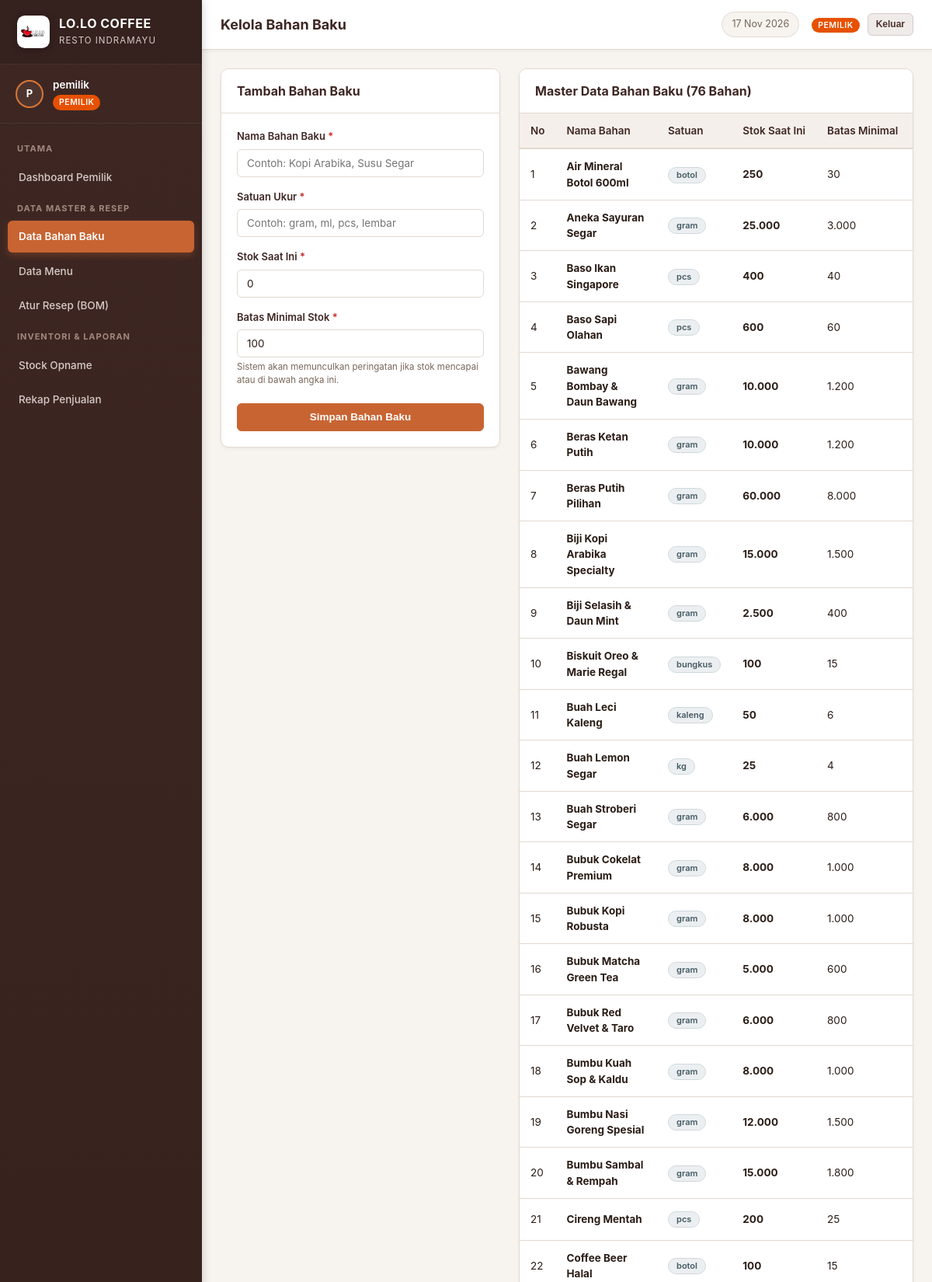
The page /pages/pemilik/bahan.php (signed in, upper part) on the database its author committed.
### tables this page shows
CREATE TABLE `bahan_baku` (
    `id_bahan` INT AUTO_INCREMENT PRIMARY KEY,
    `nama_bahan` VARCHAR(100) NOT NULL,
    `satuan` VARCHAR(20) NOT NULL,
    `stok_bahan` DECIMAL(10,2) NOT NULL DEFAULT 0.00,
    `batas_minimal` DECIMAL(10,2) NOT NULL DEFAULT 0.00,
    `created_at` TIMESTAMP DEFAULT CURRENT_TIMESTAMP
);

### config/database.php (called while the page is built, shortened)
<?php
class Database {
    private static $host = '127.0.0.1';
    private static $db_name = 'proyek 1';
    private static $username = 'root';
    private static $password = '';
    private static $conn = null;
    public static function getConnection() {
        if (self::$conn === null) {
            try {
                $options = [
                    PDO::ATTR_ERRMODE => PDO::ERRMODE_EXCEPTION,
                    PDO::ATTR_DEFAULT_FETCH_MODE => PDO::FETCH_ASSOC,
                    PDO::ATTR_EMULATE_PREPARES => true,
                    PDO::MYSQL_ATTR_MULTI_STATEMENTS => true,
                ];
                $dsn = "mysql:host=" . self::$host . ";dbname=" . self::$db_name . ";charset=utf8mb4";
                try {
                    self::$conn = new PDO($dsn, self::$username, self::$password, $options);
                } catch (PDOException $e) {
                    if ($e->getCode() == 1049 || strpos($e->getMessage(), 'Unknown database') !== false) {
                        $serverPdo = new PDO("mysql:host=" . self::$host . ";charset=utf8mb4", self::$username, self::$password, $options);
                        $serverPdo->exec("CREATE DATABASE IF NOT EXISTS `" . self::$db_name . "` DEFAULT CHARACTER SET utf8mb4 COLLATE utf8mb4_unicode_ci;");
                        self::$conn = new PDO($dsn, self::$username, self::$password, $options);
                    } else {
                        throw $e;
                    }
                }
                $needImport = false;
                $checkTable = self::$conn->query("SHOW TABLES LIKE 'menu'");
                if ($checkTable->rowCount() === 0) {
                    $needImport = true;
                } else {
                    $countMenu = (int)self::$conn->query("SELECT COUNT(*) FROM `menu`")->fetchColumn();
                }
            } catch (PDOException $e) {
                die('<div style="font-family:Segoe UI,sans-serif;max-width:600px;margin:50px auto;padding:24px;background:#fff3cd;border:1px solid #ffeeba;border-radius:8px;color:#856404;">' .
                    '<h3 style="margin-top:0;">Gagal Terhubung ke Database MySQL</h3>' .
                    '<p>Pastikan MySQL di Laragon / XAMPP sudah aktif.</p>' .
                    '<p><small>Detail Error: ' . htmlspecialchars($e->getMessage()) . '</small></p>' .
                    '</div>');
            }
        }
        return self::$conn;
    }
}
if (!function_exists('format_angka')) {
    function format_angka($angka) {
        return (floatval($angka) == intval($angka)) ? number_format($angka, 0, ',', '.') : number_format($angka, 2, ',', '.');
    }
}

### classes/BahanBaku.php (called while the page is built, shortened)
<?php
require_once __DIR__ . '/../config/database.php';
class BahanBaku {
    private $db;
    public function __construct() {
        $this->db = Database::getConnection();
    }
    public function getAll() {
        $stmt = $this->db->query("SELECT * FROM bahan_baku ORDER BY nama_bahan ASC");
        return $stmt->fetchAll();
    }
}

### pages/pemilik/bahan.php (the view, shortened to what this page needs)
<?php
require_once __DIR__ . '/../../classes/BahanBaku.php';
$bahanModel = new BahanBaku();
$edit_data = null;
$daftarBahan = $bahanModel->getAll();
require_once __DIR__ . '/../../includes/header.php';
?>
<div style="display: grid; grid-template-columns: 360px 1fr; gap: 24px; align-items: start;">
    <div class="card">
        <div class="card-header">
            <div class="card-title">
                <?= $edit_data ? 'Ubah Bahan Baku' : 'Tambah Bahan Baku' ?>
            </div>
        </div>
        <div class="card-body">
            <form method="POST" action="">
                <div class="form-group">
                    <label for="nama_bahan" class="form-label">
                        Nama Bahan Baku <span class="required">*</span>
                    </label>
                    <input type="text" id="nama_bahan" name="nama_bahan" class="form-control"
                           placeholder="Contoh: Kopi Arabika, Susu Segar" required
                           value="<?= htmlspecialchars($edit_data['nama_bahan'] ?? ($_POST['nama_bahan'] ?? '')) ?>">
                </div>
                <div class="form-group">
                    <label for="satuan" class="form-label">
                        Satuan Ukur <span class="required">*</span>
                    </label>
                    <input type="text" id="satuan" name="satuan" class="form-control"
                           placeholder="Contoh: gram, ml, pcs, lembar" required
                           value="<?= htmlspecialchars($edit_data['satuan'] ?? ($_POST['satuan'] ?? '')) ?>">
                </div>
                <div class="form-group">
                    <label for="stok_bahan" class="form-label">
                        Stok Saat Ini <span class="required">*</span>
                    </label>
                    <input type="number" step="0.01" min="0" id="stok_bahan" name="stok_bahan" class="form-control"
                           placeholder="Contoh: 1000" required
                           value="<?= htmlspecialchars($edit_data['stok_bahan'] ?? ($_POST['stok_bahan'] ?? '0')) ?>">
                </div>
                <div class="form-group">
                    <label for="batas_minimal" class="form-label">
                        Batas Minimal Stok <span class="required">*</span>
                    </label>
                    <input type="number" step="0.01" min="0" id="batas_minimal" name="batas_minimal" class="form-control"
                           placeholder="Contoh: 200" required
                           value="<?= htmlspecialchars($edit_data['batas_minimal'] ?? ($_POST['batas_minimal'] ?? '100')) ?>">
                    <div class="form-hint">Sistem akan memunculkan peringatan jika stok mencapai atau di bawah angka ini.</div>
                </div>
                <div style="margin-top: 20px;">
                    <button type="submit" class="btn btn-primary" style="width: 100%;">
                        <?= $edit_data ? 'Perbarui Bahan Baku' : 'Simpan Bahan Baku' ?>
                    </button>
                </div>
            </form>
        </div>
    </div>
    <div class="card">
        <div class="card-header">
            <div class="card-title">Master Data Bahan Baku (<?= count($daftarBahan) ?> Bahan)</div>
        </div>
        <div class="table-responsive">
            <table class="table">
                <thead>
                    <tr>
                        <th>No</th>
                        <th>Nama Bahan</th>
                        <th>Satuan</th>
                        <th>Stok Saat Ini</th>
                        <th>Batas Minimal</th>
                        <th>Status</th>
                    </tr>
                </thead>
                <tbody>
                    <?php if (empty($daftarBahan)): ?>
                        <tr>
                            <td colspan="7" style="text-align:center; padding: 24px; color: var(--text-muted);">
                                Belum ada data bahan baku.
                            </td>
                        </tr>
                    <?php else: ?>
                        <?php $no = 1; foreach ($daftarBahan as $b): ?>
                            <?php $isMenipis = ((float)$b['stok_bahan'] <= (float)$b['batas_minimal']); ?>
                            <tr class="<?= $isMenipis ? 'row-danger' : '' ?>">
                                <td><?= $no++ ?></td>
                                <td><strong><?= htmlspecialchars($b['nama_bahan']) ?></strong></td>
                                <td><span class="badge badge-secondary"><?= htmlspecialchars($b['satuan']) ?></span></td>
                                <td style="font-weight: 700; color: <?= $isMenipis ? 'var(--color-danger)' : 'var(--text-primary)' ?>;">
                                    <?= format_angka($b['stok_bahan']) ?>
                                </td>
                                <td><?= format_angka($b['batas_minimal']) ?></td>
                                <td>
                                </td>
                            </tr>
                        <?php endforeach; ?>
                    <?php endif; ?>
                </tbody>
            </table>
        </div>
    </div>
</div>
<?php require_once __DIR__ . '/../../includes/footer.php'; ?>

### assets/css/style.css (style rules this page uses)
:root { --cafe-dark: #2A1810; --cafe-espresso: #3E2723; --cafe-mocha: #4E342E; --cafe-caramel: #8D6E63; --cafe-cream: #F5EFEB; --cafe-accent: #C86432; --cafe-accent-hover: #A74F23; --cafe-accent-light: #F7E7DE; --cafe-amber: #D97736; --bg-body: #F7F4F0; --bg-card: #FFFFFF; --border-color: #E2D9D0; --text-primary: #2B1D16; --text-muted: #796658; --color-success: #2E7D32; --color-success-bg: #E8F5E9; --color-danger: #C62828; --color-danger-bg: #FFEBEE; --color-warning: #E65100; --color-warning-bg: #FFF3E0; --color-info: #0277BD; --color-info-bg: #E1F5FE; --sidebar-width: 260px; --header-height: 64px; --transition: all 0.25s ease-in-out; --shadow-sm: 0 2px 4px rgba(42, 24, 16, 0.05); --shadow-md: 0 4px 12px rgba(42, 24, 16, 0.08); --shadow-lg: 0 10px 25px rgba(42, 24, 16, 0.12); --radius-sm: 6px; --radius-md: 10px; --radius-lg: 16px; }
* { margin: 0; padding: 0; box-sizing: border-box; }
body { font-family: -apple-system, BlinkMacSystemFont, "Segoe UI", Roboto, "Helvetica Neue", Arial, sans-serif; background-color: var(--bg-body); color: var(--text-primary); line-height: 1.5; font-size: 14.5px; }
.card { background: var(--bg-card); border-radius: var(--radius-md); border: 1px solid var(--border-color); box-shadow: var(--shadow-sm); margin-bottom: 24px; overflow: hidden; }
.card-header { padding: 16px 20px; background: #FFF; border-bottom: 1px solid var(--border-color); display: flex; align-items: center; justify-content: space-between; flex-wrap: wrap; gap: 12px; }
.card-title { font-size: 16px; font-weight: 700; color: var(--cafe-espresso); display: flex; align-items: center; gap: 8px; }
.card-body { padding: 20px; }
.table-responsive { overflow-x: auto; width: 100%; -webkit-overflow-scrolling: touch; }
.table { width: 100%; border-collapse: collapse; text-align: left; font-size: 13.5px; }
.table th { background: #F5EFEB; color: var(--cafe-espresso); font-weight: 600; padding: 12px 14px; border-bottom: 2px solid var(--border-color); white-space: nowrap; }
.table td { padding: 12px 14px; border-bottom: 1px solid var(--border-color); vertical-align: middle; }
.badge { display: inline-block; padding: 4px 10px; border-radius: 20px; font-size: 11px; font-weight: 600; line-height: 1; }
.badge-secondary { background: #ECEFF1; color: #455A64; border: 1px solid #CFD8DC; }
.btn { display: inline-flex; align-items: center; justify-content: center; gap: 6px; padding: 8px 16px; font-size: 13.5px; font-weight: 600; border-radius: var(--radius-sm); border: 1px solid transparent; cursor: pointer; text-decoration: none; transition: var(--transition); line-height: 1.4; }
.btn-primary { background: var(--cafe-accent); color: #FFF; border-color: var(--cafe-accent); }
.form-group { margin-bottom: 16px; }
.form-label { display: block; margin-bottom: 6px; font-weight: 600; color: var(--cafe-espresso); font-size: 13px; }
.form-label .required { color: var(--color-danger); }
.form-control { width: 100%; padding: 9px 12px; font-size: 13.5px; border: 1px solid var(--border-color); border-radius: var(--radius-sm); color: var(--text-primary); background: #FFF; transition: var(--transition); outline: none; font-family: inherit; }
.form-hint { font-size: 11.5px; color: var(--text-muted); margin-top: 4px; }

### rows shown on the page
bahan_baku: nama_bahan "Air Mineral Botol 600ml", satuan "botol", stok_bahan "250", batas_minimal "30"
bahan_baku: nama_bahan "Aneka Sayuran Segar", satuan "gram", stok_bahan "25.000", batas_minimal "3.000"
bahan_baku: nama_bahan "Baso Ikan Singapore", satuan "pcs", stok_bahan "400", batas_minimal "40"
bahan_baku: nama_bahan "Baso Sapi Olahan", satuan "pcs", stok_bahan "600", batas_minimal "60"
bahan_baku: nama_bahan "Bawang Bombay & Daun Bawang", satuan "gram", stok_bahan "10.000", batas_minimal "1.200"
bahan_baku: nama_bahan "Beras Ketan Putih", satuan "gram", stok_bahan "10.000", batas_minimal "1.200"
bahan_baku: nama_bahan "Beras Putih Pilihan", satuan "gram", stok_bahan "60.000", batas_minimal "8.000"
bahan_baku: nama_bahan "Biji Kopi Arabika Specialty", satuan "gram", stok_bahan "15.000", batas_minimal "1.500"
bahan_baku: nama_bahan "Biji Selasih & Daun Mint", satuan "gram", stok_bahan "2.500", batas_minimal "400"
bahan_baku: nama_bahan "Biskuit Oreo & Marie Regal", satuan "bungkus", stok_bahan "100", batas_minimal "15"
bahan_baku: nama_bahan "Buah Leci Kaleng", satuan "kaleng", stok_bahan "50", batas_minimal "6"
bahan_baku: nama_bahan "Buah Lemon Segar", satuan "kg", stok_bahan "25", batas_minimal "4"
bahan_baku: nama_bahan "Buah Stroberi Segar", satuan "gram", stok_bahan "6.000", batas_minimal "800"
bahan_baku: nama_bahan "Bubuk Cokelat Premium", satuan "gram", stok_bahan "8.000", batas_minimal "1.000"
bahan_baku: nama_bahan "Bubuk Kopi Robusta", satuan "gram", stok_bahan "8.000", batas_minimal "1.000"
bahan_baku: nama_bahan "Bubuk Matcha Green Tea", satuan "gram", stok_bahan "5.000", batas_minimal "600"
bahan_baku: nama_bahan "Bubuk Red Velvet & Taro", satuan "gram", stok_bahan "6.000", batas_minimal "800"
bahan_baku: nama_bahan "Bumbu Kuah Sop & Kaldu", satuan "gram", stok_bahan "8.000", batas_minimal "1.000"
bahan_baku: nama_bahan "Bumbu Nasi Goreng Spesial", satuan "gram", stok_bahan "12.000", batas_minimal "1.500"
bahan_baku: nama_bahan "Bumbu Sambal & Rempah", satuan "gram", stok_bahan "15.000", batas_minimal "1.800"
bahan_baku: nama_bahan "Cireng Mentah", satuan "pcs", stok_bahan "200", batas_minimal "25"
bahan_baku: nama_bahan "Coffee Beer Halal", satuan "botol", stok_bahan "100", batas_minimal "15"

### other values the page prints
substr(current_user_name(), 0, 1) "P"
current_user_name() "pemilik"
$role "PEMILIK"
$page_title "Kelola Bahan Baku"
$current_user_role "PEMILIK"
count($daftarBahan) "76"
